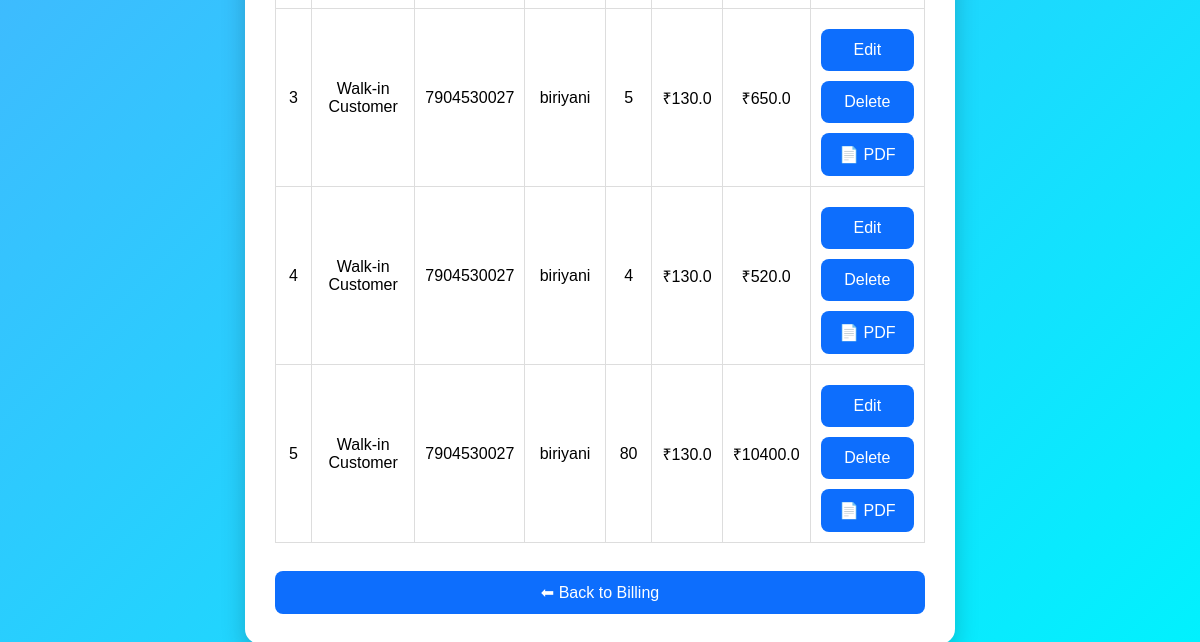
Before: /history (lower part) with the older database file.
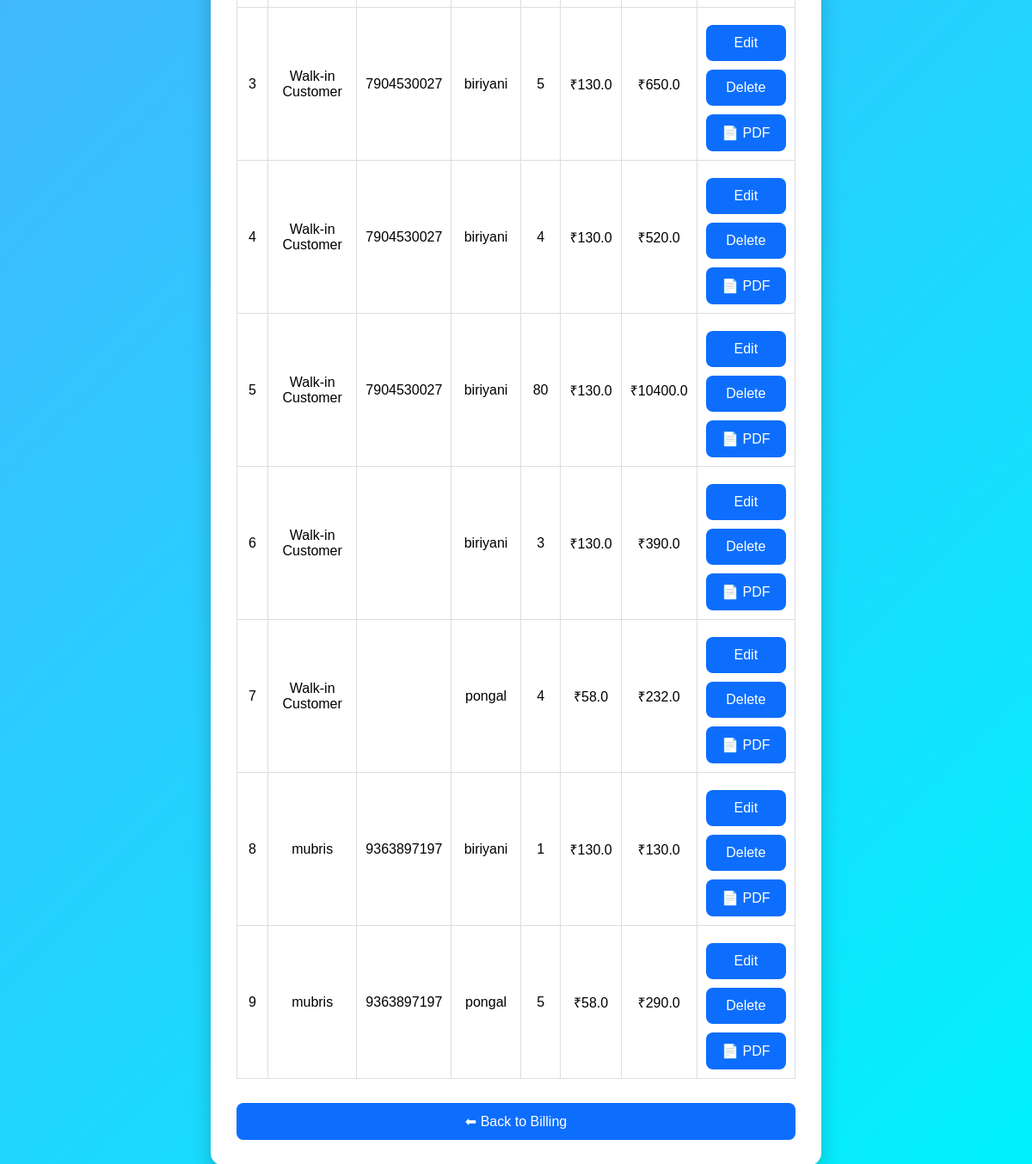
After: the same page with the newer database file.
### app.py (models this page shows)
class Bill(db.Model):
    id = db.Column(db.Integer, primary_key=True)
    customer_name = db.Column(db.String(100))
    mobile = db.Column(db.String(20))
    product = db.Column(db.String(100))
    quantity = db.Column(db.Integer)
    price = db.Column(db.Float)
    total = db.Column(db.Float)

### app.py (the view)
@app.route("/history")
def history():
    bills = Bill.query.all()
    return render_template("history.html", bills=bills)

### templates/history.html (shortened to what this page needs)
<!DOCTYPE html>
<html>
<head>
    <link rel="stylesheet" href="{{ url_for('static', filename='style.css') }}">
</head>
<body>
<div class="container">
<table>
    {% for bill in bills %}
    <tr>
        <td>{{ bill.id }}</td>
        <td>{{ bill.customer_name }}</td>
        <td>{{ bill.mobile }}</td>
        <td>{{ bill.product }}</td>
        <td>{{ bill.quantity }}</td>
        <td>₹{{ bill.price }}</td>
        <td>₹{{ bill.total }}</td>
       <td>
    <a href="/edit/{{ bill.id }}">
        <button>Edit</button>
    </a>
    <a href="/delete/{{ bill.id }}"
       onclick="return confirm('Delete this bill?')">
        <button>Delete</button>
    </a>
    <a href="/download_bill/{{ bill.id }}">
        <button>📄 PDF</button>
    </a>
</td>
    </tr>
    {% endfor %}
</table>
<br>
<a href="/">
    <button type="button">⬅ Back to Billing</button>
</a>
</div>
</body>
</html>

### static/style.css (style rules this page uses)
body { font-family: Arial, sans-serif; background: linear-gradient(135deg, #4facfe, #00f2fe); margin: 0; padding: 30px; }
.container { max-width: 650px; margin: auto; background: #ffffff; padding: 30px; border-radius: 15px; box-shadow: 0 10px 25px rgba(0,0,0,0.2); }
button { width: 100%; padding: 12px; margin-top: 10px; background: #0d6efd; color: white; border: none; border-radius: 8px; font-size: 16px; cursor: pointer; transition: 0.3s; }
table { width: 100%; border-collapse: collapse; margin-top: 20px; }
table td { padding: 10px; border: 1px solid #ddd; text-align: center; }

Changed rows visible on the page:
added Bill: id "6", customer_name "Walk-in Customer", product "biriyani", quantity "3", price "130.0", total "390.0"
added Bill: id "7", customer_name "Walk-in Customer", product "pongal", quantity "4", price "58.0", total "232.0"
added Bill: id "8", customer_name "mubris", mobile "9363897197", product "biriyani", quantity "1", price "130.0", total "130.0"
added Bill: id "9", customer_name "mubris", mobile "9363897197", product "pongal", quantity "5", price "58.0", total "290.0"
